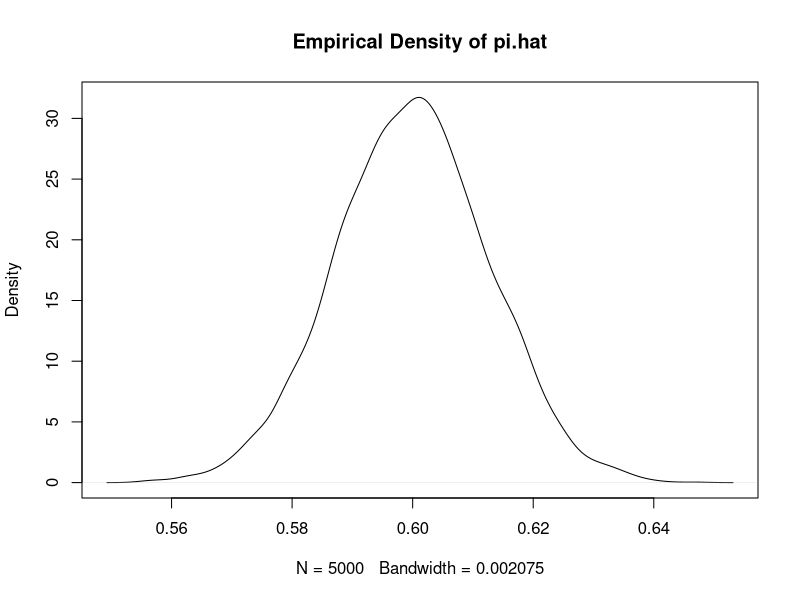
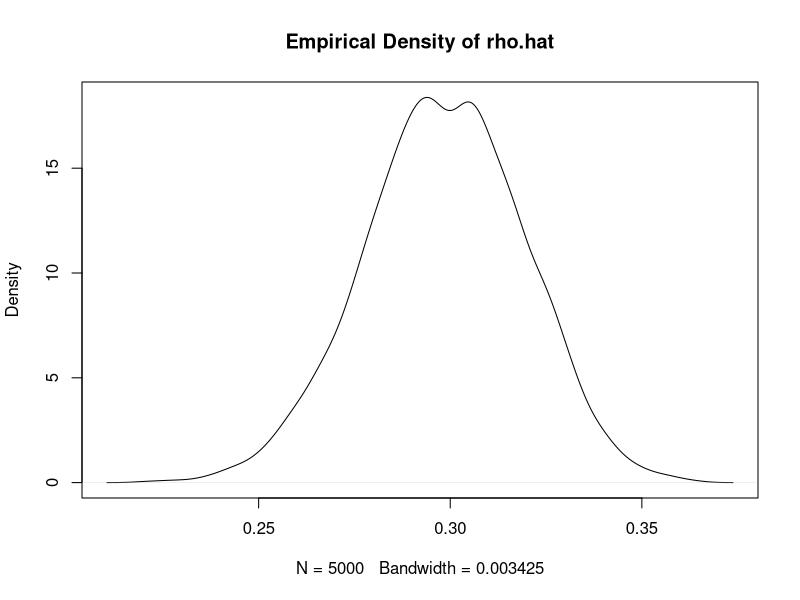
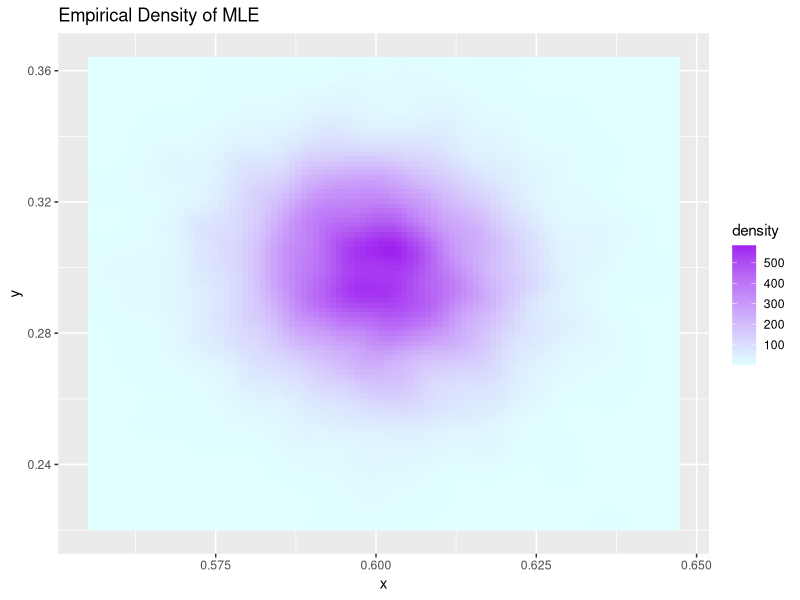
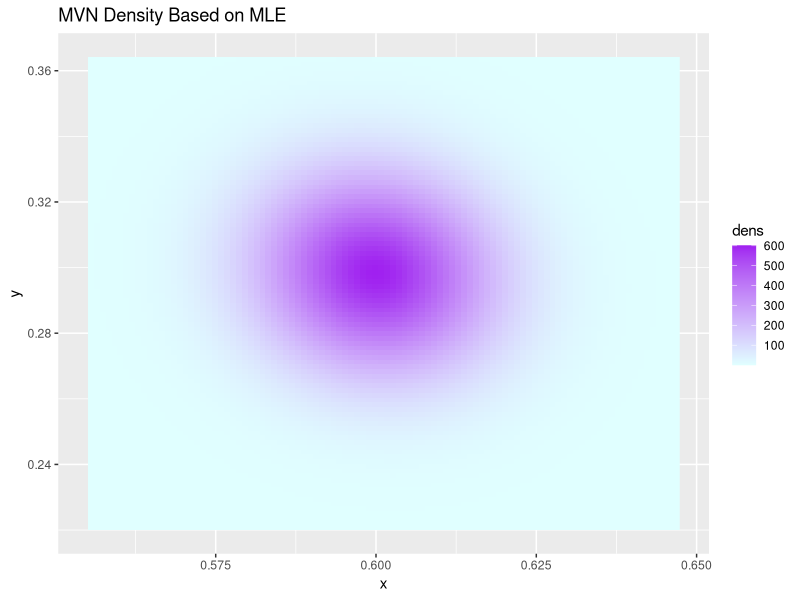

The R script that drew these images, in order:
## ---- chunk 1
knitr::opts_chunk$set(echo = TRUE)
## ---- chunk 2
library(ggplot2)
library(mvtnorm)
## ---- chunk 3
d.beta.binom <- function(x, Pi, rho, m, log = FALSE)
{
	a <- Pi * rho^(-2) * (1 - rho^2)
	b <- (1 - Pi) * rho^(-2) * (1 - rho^2)
	log.ff <- lgamma(m + 1) - lgamma(x + 1) - lgamma(m - x + 1) +
		lgamma(a + x) + lgamma(b + m - x) - lgamma(a + b + m) +
		lgamma(a + b) - lgamma(a) - lgamma(b)
	if (log) return(log.ff)
	else return(exp(log.ff))
}

r.beta.binom <- function(n, Pi, rho, m)
{
	a <- Pi * rho^(-2) * (1 - rho^2)
	b <- (1 - Pi) * rho^(-2) * (1 - rho^2)
	z <- rbeta(n, a, b)
	rbinom(n, size = m, prob = z)
}
## ---- chunk 4
mle <- function(y, m, par.init = c(0, 0))
{
	loglik <- function(par) {
		Pi <- plogis(par[1])
		rho <- plogis(par[2])
		sum(d.beta.binom(y, Pi, rho, m, log = TRUE))
	}
	optim(par.init, loglik, method = "L-BFGS-B", control = list(fnscale = -1))	
}
## ---- chunk 5
set.seed(1234)
n <- 200
m <- rep(20, n)
Pi.true <- 0.6
rho.true <- 0.3
y <- r.beta.binom(n, Pi.true, rho.true, m)

par.hat <- mle(y, m)$par
Pi.hat <- plogis(par.hat[1])
rho.hat <- plogis(par.hat[2])

print(Pi.hat)
print(rho.hat)
## ---- chunk 6
set.seed(1234)
n <- 200
m <- rep(20, n)
Pi.true <- 0.6
rho.true <- 0.3

R <- 5000
res <- matrix(NA, R, 2)

for (r in 1:R) {
	y <- r.beta.binom(n, Pi.true, rho.true, m)
	par.hat <- mle(y, m)$par
	res[r,1] <- plogis(par.hat[1])
	res[r,2] <- plogis(par.hat[2])
}
## ---- chunk 7
mu.avg <- colMeans(res)
Sigma.avg <- var(res)
print(mu.avg)
print(Sigma.avg)

# Univariate plots of empirical density
plot(density(res[,1]), main = "Empirical Density of pi.hat")
plot(density(res[,2]), main = "Empirical Density of rho.hat")
## ---- chunk 8
dat.sim <- data.frame(x = res[,1], y = res[,2])

dat.mvn <- expand.grid(
	x = seq(min(dat.sim$x), max(dat.sim$x), length.out = 100),
	y = seq(min(dat.sim$y), max(dat.sim$y), length.out = 100))
dat.mvn$dens <- dmvnorm(dat.mvn, mean = mu.avg, sigma = Sigma.avg)

ggplot(dat.sim, aes(x=x, y=y)) + 
	stat_density_2d(geom = "raster", aes(fill = ..density..), contour = FALSE) +
	scale_fill_gradient(low="lightcyan", high="purple") +
	ggtitle("Empirical Density of MLE")

ggplot(dat.mvn, aes(x=x, y=y)) + 
    geom_raster(aes(fill = dens)) +
	scale_fill_gradient(low="lightcyan", high="purple") +
	ggtitle("MVN Density Based on MLE")
